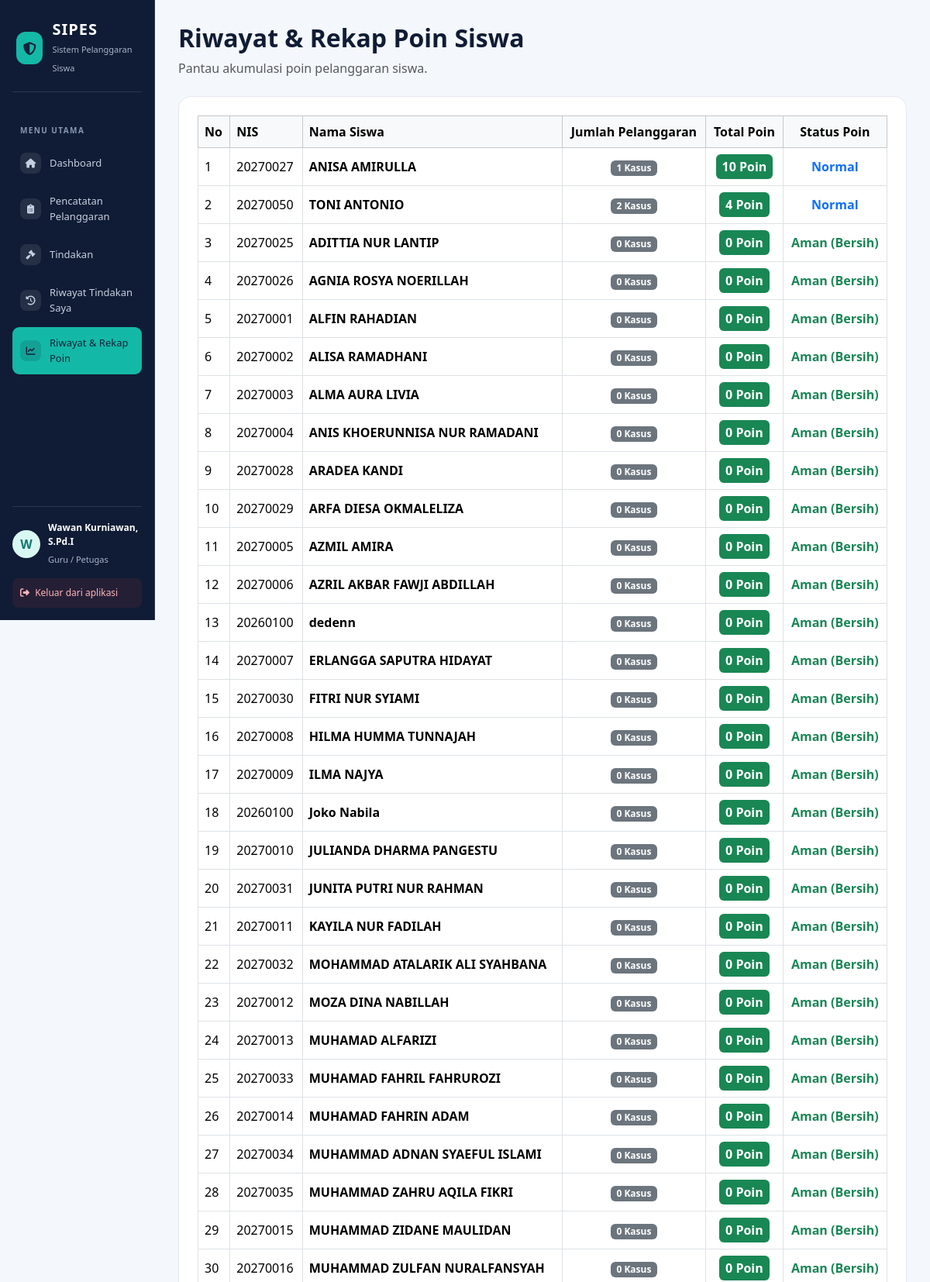
The app's page /rekap_poin.php (signed in, upper part) with its own data.
### tables this page shows
CREATE TABLE `t_siswa` (
  `id` int(11) NOT NULL,
  `nis` varchar(30) DEFAULT NULL,
  `nisn` varchar(20) NOT NULL,
  `nama` varchar(150) DEFAULT NULL,
  `jenis_kelamin` char(1) NOT NULL,
  `tanggal_lahir` date NOT NULL,
  `alamat` text NOT NULL,
  `status_aktif` tinyint(1) NOT NULL,
  `created_at` timestamp NOT NULL DEFAULT current_timestamp(),
  `updated_at` timestamp NOT NULL DEFAULT current_timestamp()
);

### rekap_poin.php (the view, shortened to what this page needs)
<?php
include 'config/koneksi.php';
$query = mysqli_query($koneksi, "
    SELECT
        s.id,
        s.nis,
        s.nama AS nama_siswa,
        COALESCE(SUM(ps.poin), 0) AS total_poin,
        COUNT(ps.id) AS jumlah_pelanggaran
    FROM t_siswa s
    LEFT JOIN t_pelanggaran_siswa ps
        ON s.id = ps.siswa_id
        AND LOWER(TRIM(COALESCE(ps.status, ''))) = 'selesai'
    GROUP BY s.id, s.nis, s.nama
    ORDER BY total_poin DESC, s.nama ASC
");
?>
<!DOCTYPE html>
<html lang="id">
<head>
    <link rel="stylesheet" href="https://cdnjs.cloudflare.com/ajax/libs/font-awesome/6.5.1/css/all.min.css">
    <link href="https://cdn.jsdelivr.net/npm/bootstrap@5.3.3/dist/css/bootstrap.min.css" rel="stylesheet">
</head>
<body>
    <?php include 'includes/sidebar.php'; ?>
    <main class="main-content">
        <div class="container-fluid p-0">
            <div class="mb-4">
                <h2 class="fw-bold" style="color: var(--navy)">
                    Riwayat & Rekap Poin Siswa
                </h2>
                <p class="text-muted m-0">
                    Pantau akumulasi poin pelanggaran siswa.
                </p>
            </div>
            <div class="content-card">
                <div class="table-responsive">
                    <table class="table table-bordered align-middle">
                        <thead class="table-light">
                            <tr>
                                <th>No</th>
                                <th>NIS</th>
                                <th>Nama Siswa</th>
                                <th class="text-center">Jumlah Pelanggaran</th>
                                <th class="text-center">Total Poin</th>
                                <th class="text-center">Status Poin</th>
                            </tr>
                        </thead>
                        <tbody>
                            <?php if ($query && mysqli_num_rows($query) > 0): ?>
                                <?php $no = 1; while ($d = mysqli_fetch_assoc($query)): ?>
                                    <tr>
                                        <td><?= $no++; ?></td>
                                        <td>
                                            <?= htmlspecialchars($d['nis'] ?? '', ENT_QUOTES, 'UTF-8'); ?>
                                        </td>
                                        <td>
                                            <strong>
                                                <?= htmlspecialchars($d['nama_siswa'] ?? '', ENT_QUOTES, 'UTF-8'); ?>
                                            </strong>
                                        </td>
                                        <td class="text-center">
                                            <span class="badge bg-secondary">
                                                <?= $d['jumlah_pelanggaran']; ?> Kasus
                                            </span>
                                        </td>
                                        <td class="text-center">
                                            <span class="badge bg-<?= ($d['total_poin'] >= 50) ? 'danger' : (($d['total_poin'] >= 25) ? 'warning' : 'success'); ?> p-2 fs-6">
                                                <?= $d['total_poin']; ?> Poin
                                            </span>
                                        </td>
                                        <td class="text-center">
                                            <?php if ($d['total_poin'] == 0): ?>
                                                <span class="text-success fw-bold">
                                                    Aman (Bersih)
                                                </span>
                                            <?php elseif ($d['total_poin'] < 25): ?>
                                                <span class="text-primary fw-bold">
                                                    Normal
                                                </span>
                                            <?php elseif ($d['total_poin'] < 50): ?>
                                                <span class="text-warning fw-bold">
                                                    Peringatan
                                                </span>
                                            <?php else: ?>
                                                <span class="text-danger fw-bold">
                                                    Bahaya / Sanksi Berat
                                                </span>
                                            <?php endif; ?>
                                        </td>
                                    </tr>
                                <?php endwhile; ?>
                            <?php endif; ?>
                        </tbody>
                    </table>
                </div>
            </div>
        </div>
    </main>
</body>
</html>

### rekap_poin.php (style rules this page uses)
:root { --navy: #101c35; --teal: #14b8a6; --background: #f4f7fb; --border: #e5eaf1; }
body { background: var(--background); font-family: 'Segoe UI', Tahoma, Geneva, Verdana, sans-serif; }
.main-content { margin-left: 16.666667%; padding: 30px; }
.content-card { background: #fff; border: 1px solid var(--border); border-radius: 16px; padding: 24px; box-shadow: 0 2px 4px rgba(0, 0, 0, 0.02); }

### records on screen
t_siswa: nis "20270027", nama "ANISA AMIRULLA", jumlah_pelanggaran "1", total_poin "10", shows "Normal"
t_siswa: nis "20270050", nama "TONI ANTONIO", jumlah_pelanggaran "2", total_poin "4", shows "Normal"
t_siswa: nis "20270025", nama "ADITTIA NUR LANTIP", jumlah_pelanggaran "0", total_poin "0", shows "Aman (Bersih)"
t_siswa: nis "20270026", nama "AGNIA ROSYA NOERILLAH", jumlah_pelanggaran "0", total_poin "0", shows "Aman (Bersih)"
t_siswa: nis "20270001", nama "ALFIN RAHADIAN", jumlah_pelanggaran "0", total_poin "0", shows "Aman (Bersih)"
t_siswa: nis "20270002", nama "ALISA RAMADHANI", jumlah_pelanggaran "0", total_poin "0", shows "Aman (Bersih)"
t_siswa: nis "20270003", nama "ALMA AURA LIVIA", jumlah_pelanggaran "0", total_poin "0", shows "Aman (Bersih)"
t_siswa: nis "20270004", nama "ANIS KHOERUNNISA NUR RAMADANI", jumlah_pelanggaran "0", total_poin "0", shows "Aman (Bersih)"
t_siswa: nis "20270028", nama "ARADEA KANDI", jumlah_pelanggaran "0", total_poin "0", shows "Aman (Bersih)"
t_siswa: nis "20270029", nama "ARFA DIESA OKMALELIZA", jumlah_pelanggaran "0", total_poin "0", shows "Aman (Bersih)"
t_siswa: nis "20270005", nama "AZMIL AMIRA", jumlah_pelanggaran "0", total_poin "0", shows "Aman (Bersih)"
t_siswa: nis "20270006", nama "AZRIL AKBAR FAWJI ABDILLAH", jumlah_pelanggaran "0", total_poin "0", shows "Aman (Bersih)"
t_siswa: nis "20260100", nama "dedenn", jumlah_pelanggaran "0", total_poin "0", shows "Aman (Bersih)"
t_siswa: nis "20270007", nama "ERLANGGA SAPUTRA HIDAYAT", jumlah_pelanggaran "0", total_poin "0", shows "Aman (Bersih)"
t_siswa: nis "20270030", nama "FITRI NUR SYIAMI", jumlah_pelanggaran "0", total_poin "0", shows "Aman (Bersih)"
t_siswa: nis "20270008", nama "HILMA HUMMA TUNNAJAH", jumlah_pelanggaran "0", total_poin "0", shows "Aman (Bersih)"
t_siswa: nis "20270009", nama "ILMA NAJYA", jumlah_pelanggaran "0", total_poin "0", shows "Aman (Bersih)"
t_siswa: nis "20260100", nama "Joko Nabila", jumlah_pelanggaran "0", total_poin "0", shows "Aman (Bersih)"
t_siswa: nis "20270010", nama "JULIANDA DHARMA PANGESTU", jumlah_pelanggaran "0", total_poin "0", shows "Aman (Bersih)"
t_siswa: nis "20270031", nama "JUNITA PUTRI NUR RAHMAN", jumlah_pelanggaran "0", total_poin "0", shows "Aman (Bersih)"
t_siswa: nis "20270011", nama "KAYILA NUR FADILAH", jumlah_pelanggaran "0", total_poin "0", shows "Aman (Bersih)"
t_siswa: nis "20270032", nama "MOHAMMAD ATALARIK ALI SYAHBANA", jumlah_pelanggaran "0", total_poin "0", shows "Aman (Bersih)"
t_siswa: nis "20270012", nama "MOZA DINA NABILLAH", jumlah_pelanggaran "0", total_poin "0", shows "Aman (Bersih)"
t_siswa: nis "20270013", nama "MUHAMAD ALFARIZI", jumlah_pelanggaran "0", total_poin "0", shows "Aman (Bersih)"
t_siswa: nis "20270033", nama "MUHAMAD FAHRIL FAHRUROZI", jumlah_pelanggaran "0", total_poin "0", shows "Aman (Bersih)"
t_siswa: nis "20270014", nama "MUHAMAD FAHRIN ADAM", jumlah_pelanggaran "0", total_poin "0", shows "Aman (Bersih)"
t_siswa: nis "20270034", nama "MUHAMMAD ADNAN SYAEFUL ISLAMI", jumlah_pelanggaran "0", total_poin "0", shows "Aman (Bersih)"
t_siswa: nis "20270035", nama "MUHAMMAD ZAHRU AQILA FIKRI", jumlah_pelanggaran "0", total_poin "0", shows "Aman (Bersih)"
t_siswa: nis "20270015", nama "MUHAMMAD ZIDANE MAULIDAN", jumlah_pelanggaran "0", total_poin "0", shows "Aman (Bersih)"
t_siswa: nis "20270016", nama "MUHAMMAD ZULFAN NURALFANSYAH", jumlah_pelanggaran "0", total_poin "0", shows "Aman (Bersih)"

### other values on screen
substr($_SESSION['name'] ?? 'U', 0, 1) "W"
$_SESSION['name'] "Wawan Kurniawan, S.Pd.I"
